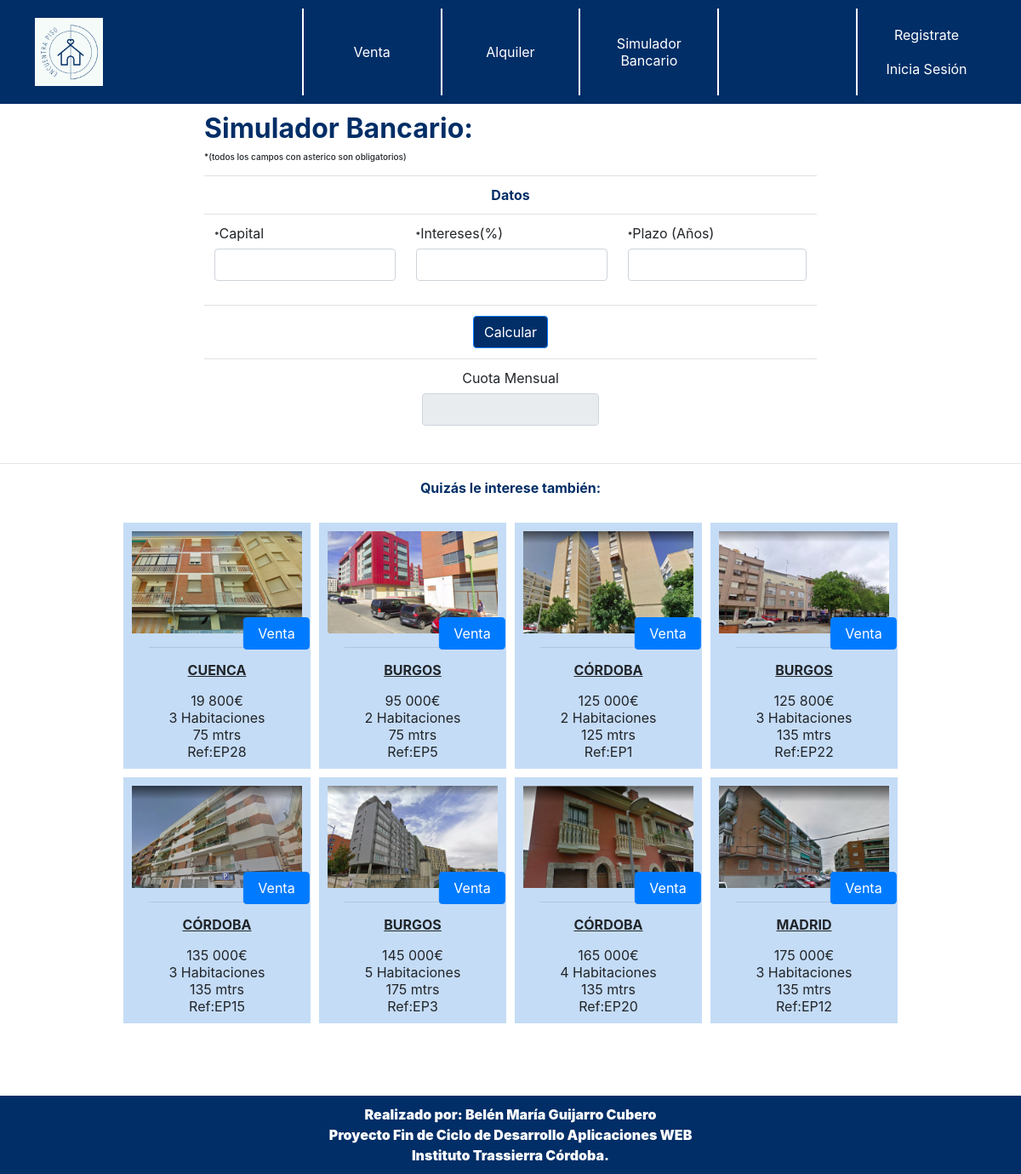
Page /simulador/ on the earlier database version.
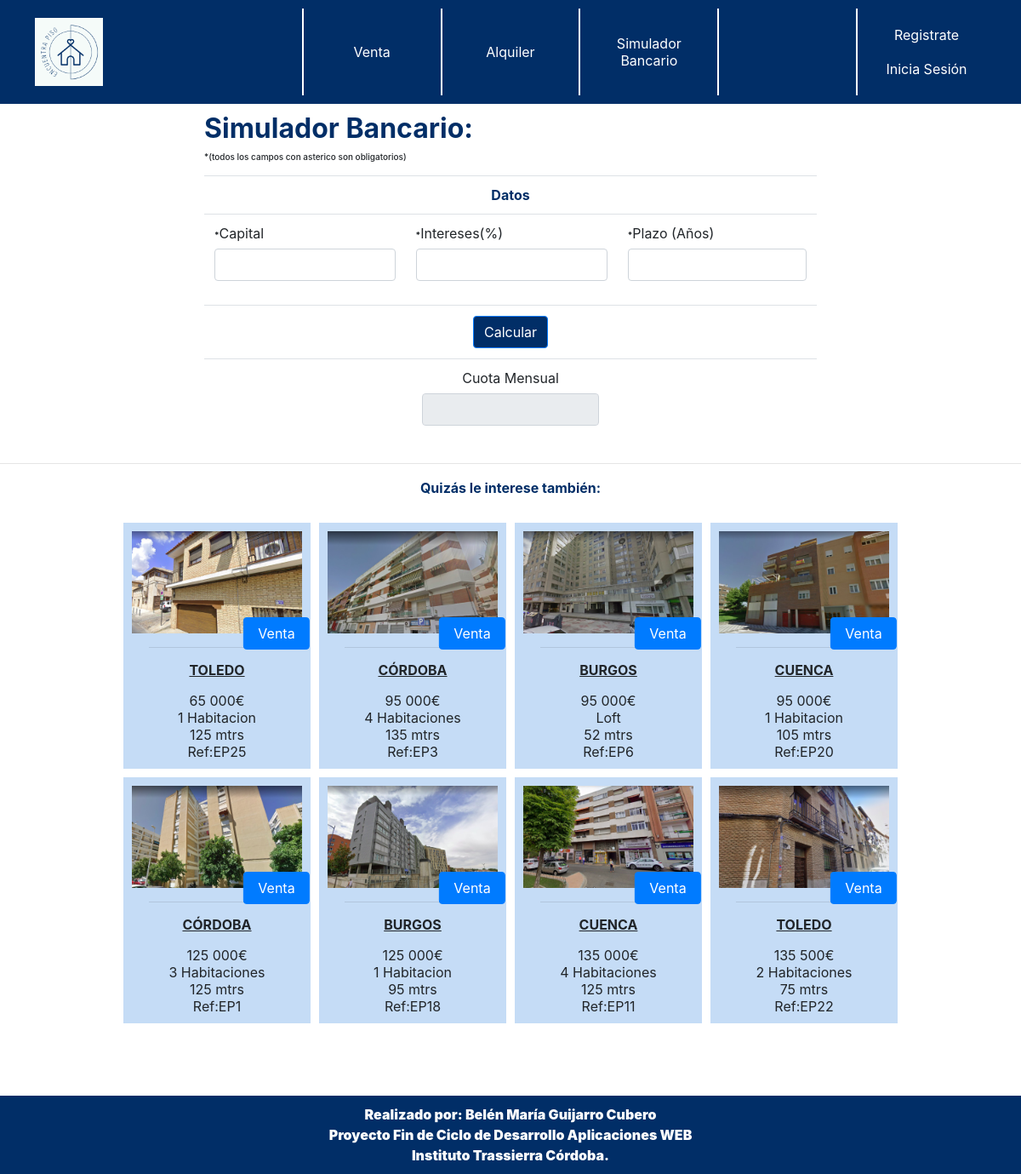
Same page on the later database version.
### applications/operaciones/models.py (models this page shows, shortened)
class Oferta(models.Model):
	inmueble= models.ForeignKey("inmuebles.Inmueble", verbose_name=("Inmueble"),on_delete=models.CASCADE)
	vendedor=models.ForeignKey("administracion.Trabajador", verbose_name=("trabajador"),on_delete=models.SET_NULL, blank=True,null=True)
	precio=models.DecimalField('Precio', max_digits=13, decimal_places=6)
	descuento=models.DecimalField('Descuento', max_digits=5, decimal_places=2, default=0)
	tipo=models.CharField("tipo",max_length=1)
	activa=models.BooleanField('Activo', default=True)
	updated_at = models.DateTimeField(auto_now_add=True, null=True)
	created_at = models.DateTimeField(auto_now_add=True, null=True)

### applications/inmuebles/models.py (models this page shows, shortened)
class Inmueble(models.Model):
	PROVINCE_CHOICES =(
		('01', 'Alaba'), ('02', 'Albacete'), ('03', 'Alicante'),
		('04', 'Almería'), ('05', 'Ávila'), ('06', 'Badajoz'),
		('07', 'Islas Baleares'), ('08', 'Barcelona'), ('09', 'Burgos'),
		('10', 'Cáceres'), ('11', 'Cádiz'), ('12', 'Castellón'),
		('13', 'Ciudad Real'), ('14', 'Córdoba'), ('15', 'A Coruña'),
		('16', 'Cuenca'), ('17', 'Girona'), ('18', 'Granada'),
		('19', 'Guadalajara'), ('20', 'Guipúzcoa'), ('21', 'Huelva'),
		('22', 'Huesca'), ('23', 'Jaén'), ('24', 'León'),
		('25', 'Lleida'), ('26', 'La Rioja'), ('27', 'Lugo'),
		('28', 'Madrid'), ('29', 'Málaga'), ('30', 'Murcia'),
		('31', 'Navarra'), ('32', 'Ourense'), ('33', 'Asturias'),
		('34', 'Palencia'), ('35', 'Las Palmas'), ('36', 'Pontevedra'),
		('37', 'Salamanca'), ('38', 'Santa Cruz de Tenerife'), ('39', 'Cantabria'),
		('40', 'Segovia'), ('41', 'Sevilla'), ('42', 'Soria'),
		('43', 'Tarragona'), ('44', 'Teruel'), ('45', 'Toledo'),
		('46', 'Valencia'), ('47', 'Valladolid'), ('48', 'Vizcaya'),
		('49', 'Zamora'), ('50', 'Zaragoza'), ('51', 'Ceuta'), ('52', 'Melilla')
		)
	HABITACIONES_CHOICES=(
        ('0', 'Loft'),
        ('1', '1 Habitacion'),
        ('2', '2 Habitaciones'),
        ('3', '3 Habitaciones'),
        ('4', '4 Habitaciones'),
        ('5', '5 Habitaciones'),
        ('6', 'Más de 5'),
        )
	ORIENTACION_CHOICES=(
	 	('1', '(N) Norte'),
        ('2', '(NO) Noreste'),
        ('3', '(E) Este'),
        ('4', '(SE) Sureste'),
        ('5', '(S) Sur'),
        ('6', '(SO) Suroeste'),
        ('7', '(O) Oeste'),
        ('8', '(NO) Noroeste'),
	 	)
	propietario= models.ForeignKey("administracion.Propietario", verbose_name="propietario",on_delete=models.CASCADE )
	direccion= models.CharField('Direccion', max_length=200)
	localizacion= models.CharField('Localización', max_length=2, choices=PROVINCE_CHOICES)
	codigo_postal= models.IntegerField('CP',)
	metros=models.IntegerField('Metros',)
	habitacion=models.CharField('Habitación', max_length=1, choices=HABITACIONES_CHOICES)
	planta=models.IntegerField('Planta',)
	wc=models.IntegerField('Baños',)
	orientacion=models.CharField('Orientación', max_length=1, choices=ORIENTACION_CHOICES)
	construccion=models.IntegerField('Año Construcción',)
	comunidad=models.DecimalField('Precio Comunidad', max_digits=6, decimal_places=2)
	ascensor=models.BooleanField('Ascensor', default=False)
	terraza=models.BooleanField('Terraza', default=False)
	patio=models.BooleanField('Patio', default=False)
	observacion= models.CharField('Observacion', max_length=1024)
	imagenPrincipal= models.ImageField("ImagenPrincipal",upload_to="imagenes/")
	imagen1=models.ImageField("imagen1",upload_to="imagenes/",default="imagenes/pordefecto.png",blank=True, null=True)
	imagen2=models.ImageField("imagen2",upload_to="imagenes/",default="imagenes/pordefecto.png",blank=True, null=True)
	imagen3=models.ImageField("imagen3",upload_to="imagenes/",default="imagenes/pordefecto.png",blank=True, null=True)
	imagen4=models.ImageField("imagen4",upload_to="imagenes/",default="imagenes/pordefecto.png",blank=True, null=True)
	activo=models.BooleanField('Activo', default=True)
	created_at = models.DateTimeField(auto_now_add=True, null=True)
	updated_at = models.DateTimeField(auto_now_add=True, null=True)

### applications/operaciones/views.py (the view, shortened to what this page needs)
# urls.py: path('simulador/',views.Simulador.as_view(),name="Simulador"),
class Simulador(View):
    def get(self, request):
        clientes=Cliente.objects.all()
        trabajadores=Trabajador.objects.all()
        oportunidades= Oferta.objects.all().filter(activa=True).filter(tipo=2).order_by("precio")[:8]
        return render(request,"simulador.html",{"oportunidades":oportunidades,"clientes":clientes,"trabajadores":trabajadores})

### templates/simulador.html (shortened to what this page needs)
{% extends "base.html" %}
{% load static %}
{% load humanize %}
{% block head %}
{% include 'cabecera.html' %}
{% endblock head %}
{% block content %}
<div style="width:60%; margin:auto">
    <form action="" enctype="multipart/form-data" method="POST">
        <h2><b>Simulador Bancario:</b></h2>
        <h1 style="font-size:10">*(todos los campos con asterico son obligatorios)</h1>
        <table  class="table">
            <tr>
                <td colspan="3"style="text-align:center;">
                    <b style="color:#012e67">Datos</b>
                </td>
            </tr>
            <tr>
                <td>
                    <div class="form-group">
                        <label><b style="font-size:10">*</b>Capital</label>
                        <input type="number"  class="form-control" name="capital" id="capital"placeholder="{{respuesta.capital}}">
                    </div>
                </td>
                <td>
                    <div class="form-group">
                        <label><b style="font-size:10">*</b>Intereses(%)</label>
                        <input type="number"  step="0.01"class="form-control" name="intereses" id="intereses" placeholder="{{respuesta.interes}}">
                    </div>
                </td>
                <td>
                    <div class="form-group">
                        <label><b style="font-size:10">*</b>Plazo (Años)</label>
                        <input type="number"  class="form-control" id="años" name="plazo" placeholder="{{respuesta.plazo}}">
                    </div>
                </td>
            </tr>
            <tr>
                <p style="text-align:center; color:red; font-size:10">{{error}}
                <td colspan="3"style="text-align:center">
                     <button type="submit" class="btn btn-primary"id="calcular"style="background-color: #012e67">Calcular</button>
                </td>
            </tr>
            <tr>
                <td colspan="3">
                    <center>
                        <div style="width:30%">
                            <div class="form-group">
                                <label>Cuota Mensual</label>
                                <input class="form-control" name="plazo" placeholder="{{cuota|floatformat:2|intcomma}}" disabled style="text-align:center">
                            </div>
                    </center>
                </td>
            </tr>
        </table>
    </form>
</div>
<hr/>
<div style="text-align:center">
    <b style="color:#012e67">Quizás le interese también:<b/><br/><br/>
</div>
<table style="margin:auto;"width="75%">
    <tr>
        {% for o in oportunidades%}
        <td width="20%" align="center" style="padding:5px">
            <div id="ficha" style="background-color:#c5dcf6; padding:10px 10px">
                <div id="foto">
                    <a href="{% url 'app_inmuebles:Info' o.id %}"class="text-decoration-none">
                        <img src={{o.inmueble.imagenPrincipal.url}} width="200px">
                        {% if o.tipo == "1" %}
                        <button class="btn btn-primary">Alquiler</button>
                        {% else %}
                        <button class="btn btn-primary">&nbsp;Venta&nbsp;</button>
                        {% endif %}
                    </a>
                </div>
                <div>
                    <hr style="width:80%;" />
                    <p stytle="font-weight:bold;padding-button:15px"><u><b>{{o.inmueble.get_localizacion_display|upper}}</b></u>
                    </p>
                    {{o.precio|floatformat:0|intcomma }}€<br/>
                    {{o.inmueble.get_habitacion_display}}<br/>
                    {{o.inmueble.metros}} mtrs<br/>
                    Ref:EP{{o.id}}
                </div>
            </div>
        </td>
        {% if forloop.counter|divisibleby:"4" %}
        </tr>
        <tr>
        {% endif %}
        {% endfor %}
    </tr>
</table>
{% endblock content %}

Differences in the rows shown:
no longer on this page (row edited): Oferta: inmueble.imagenPrincipal (picture), tipo "Venta", inmueble.localizacion "CUENCA", precio "19 800", inmueble.habitacion "3 Habitaciones", inmueble.metros "75", id "28"
no longer on this page (row edited): Oferta: inmueble.imagenPrincipal (picture), tipo "Venta", inmueble.localizacion "BURGOS", precio "95 000", inmueble.habitacion "2 Habitaciones", inmueble.metros "75", id "5"
no longer on this page (row edited): Oferta: inmueble.imagenPrincipal (picture), tipo "Venta", inmueble.localizacion "CÓRDOBA", precio "135 000", inmueble.habitacion "3 Habitaciones", inmueble.metros "135", id "15"
no longer on this page (row edited): Oferta: inmueble.imagenPrincipal (picture), tipo "Venta", inmueble.localizacion "MADRID", precio "175 000", inmueble.habitacion "3 Habitaciones", inmueble.metros "135", id "12"
now on this page (row edited): Oferta: inmueble.imagenPrincipal (picture), tipo "Venta", inmueble.localizacion "TOLEDO", precio "65 000", inmueble.habitacion "1 Habitacion", inmueble.metros "125", id "25"
changed Oferta id 3: inmueble.imagenPrincipal: a different picture; inmueble.localizacion "BURGOS" → "CÓRDOBA"; precio "145 000" → "95 000"; inmueble.habitacion "5 Habitaciones" → "4 Habitaciones"; inmueble.metros "175" → "135"; moves up the list
now on this page (row edited): Oferta: inmueble.imagenPrincipal (picture), tipo "Venta", inmueble.localizacion "BURGOS", precio "95 000", inmueble.habitacion "Loft", inmueble.metros "52", id "6"
changed Oferta id 20: inmueble.imagenPrincipal: a different picture; inmueble.localizacion "CÓRDOBA" → "CUENCA"; precio "165 000" → "95 000"; inmueble.habitacion "4 Habitaciones" → "1 Habitacion"; inmueble.metros "135" → "105"; moves up the list
changed Oferta id 1: inmueble.habitacion "2 Habitaciones" → "3 Habitaciones"
now on this page (row edited): Oferta: inmueble.imagenPrincipal (picture), tipo "Venta", inmueble.localizacion "BURGOS", precio "125 000", inmueble.habitacion "1 Habitacion", inmueble.metros "95", id "18"
now on this page (row edited): Oferta: inmueble.imagenPrincipal (picture), tipo "Venta", inmueble.localizacion "CUENCA", precio "135 000", inmueble.habitacion "4 Habitaciones", inmueble.metros "125", id "11"
changed Oferta id 22: inmueble.imagenPrincipal: a different picture; inmueble.localizacion "BURGOS" → "TOLEDO"; precio "125 800" → "135 500"; inmueble.habitacion "3 Habitaciones" → "2 Habitaciones"; inmueble.metros "135" → "75"
